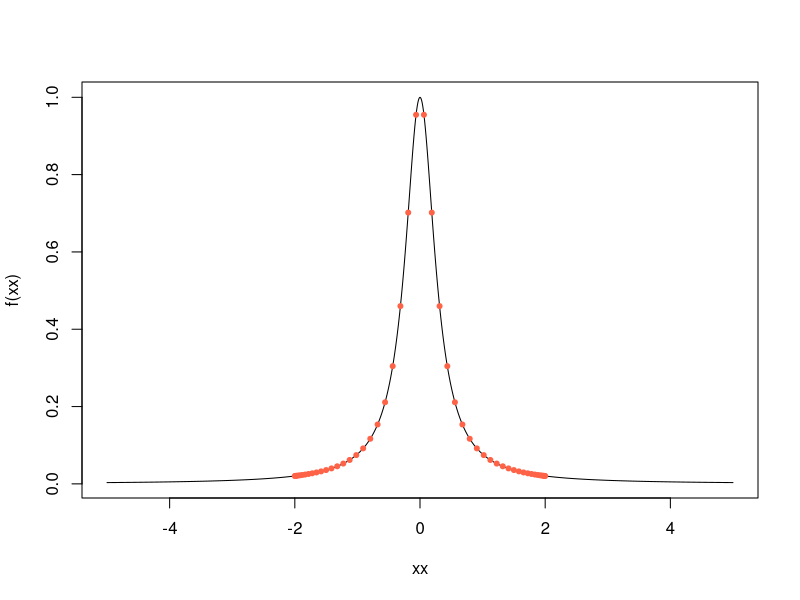

R code for this plot: (Note: this script raises an error after producing the figure.)
#################Chebychev Function#####################
Chebychev = function(a,b,n){
  result = (a+b)/2 + ((b-a)/2)*cos((2*(1:n)-1)*pi/(2*n))
  return (result)
}

################Interpolation#########################
#f = function(x) {sin(x)}
f = function(x) {1/(1+12*x^2)}

a = -2
b = 2

#we can zoom out here
aa = -5
bb = 5


#xx = seq(a,b,length=1000) 
xx = seq(aa,bb,length=1000) #change this to zoom out
plot(xx,f(xx),type='l')

n = 50 # number of points
#x = seq(a,b,length=n) #pick n evenly spaced points, uncommon to check error
x = Chebychev(a,b,n)
y = f(x)
points(x,y,pch=20,col='tomato')

c = NewtonDD(x,y) # coefficients we need to feed into Horner's method
p = function(z) { # this is the new function we have
  Horner(c,z,x) # we need to feed x to Horner's if we want to use Newton
}

#This polynormial should make senses for other points
lines(xx,p(xx),col='magenta') #noted, Horner's method is vectorized

################Interpolation Error###############
maxerr = 1/2^(n-1)*((b-a)/2)^n/factorial(n)
print(maxerr)

#It is wrong to check the following
#Because we are trying to check the points we just fitted
#max(abs(f(x)-p(x)))

#Make a new sequence!
xxx = seq(-2,2,length = 1000) #remember we cannot check everything
error = max(abs(f(xxx)-p(xxx)))
print(error) #noted it does not have to be the same as maxerr



